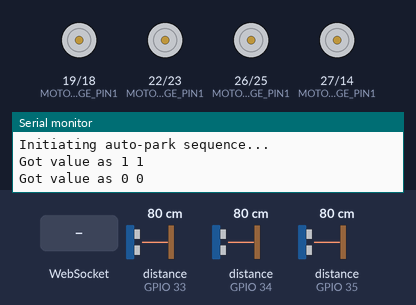
This sketch was run on a simulated ESP32. Shown: motor-driver pin pairs drawn as motors (green arrow = first pin HIGH = forward, orange = second pin HIGH = backward, longer = more drive), the last lines printed to the serial monitor. Wiring (inferred from the names in the program): 3 × ultrasonic range finder: trigger GPIO 13, echo GPIO 34 / trigger GPIO 21, echo GPIO 33 / trigger GPIO 32, echo GPIO 35. The inputs (shaded band) are chosen by the test bench; at power-on: distance to the obstacle (sensors on GPIO 33, GPIO 34, GPIO 35) 80 cm. The echo pulse lasts 58.3 µs per cm.

Above: at 1.2 s.
2.3 s: distance to the obstacle (sensor on GPIO 33) set to 12 cm
At 2.9 s:
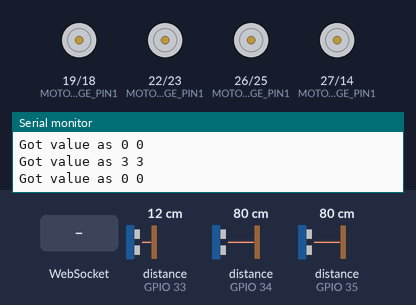
6.8 s: distance to the obstacle (sensor on GPIO 33) set to 9 cm
11.3 s: WebSocket text "5" received
At 11.8 s:
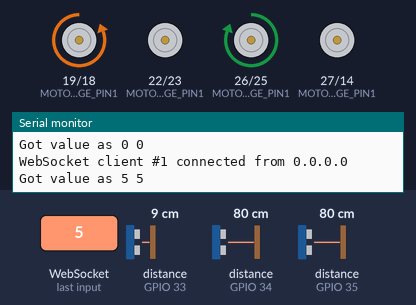
14.8 s: distance to the obstacle (sensor on GPIO 34) set to 9 cm
18.3 s: distance to the obstacle (sensor on GPIO 34) set to 6 cm
At 18.8 s:
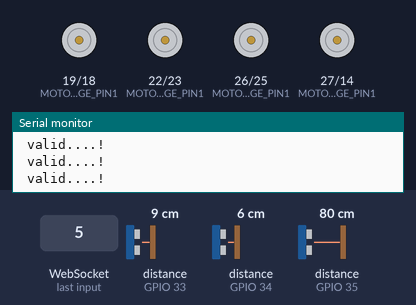
Timing chart, 0 to 21.3 s (numbered marks = the images above; inputs shaded):
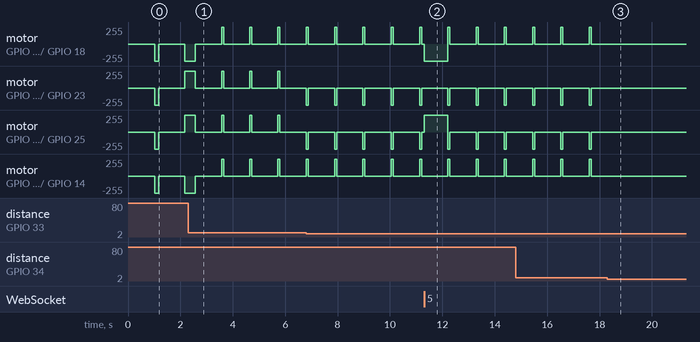

Measured:
- the behaviour switches between 8 and 7 cm on distance to the obstacle (sensor on GPIO 34) (found by bisection; images 2 and 3)
- after the input at 18.3 s, motor on GPIO 19 (MOTOR2_HBRIDGE_PIN1) / GPIO 18 (MOTOR2_HBRIDGE_PIN2), motor on GPIO 22 (MOTOR3_HBRIDGE_PIN1) / GPIO 23 (MOTOR3_HBRIDGE_PIN2), motor on GPIO 26 (MOTOR4_HBRIDGE_PIN1) / GPIO 25 (MOTOR4_HBRIDGE_PIN2), motor on GPIO 27 (MOTOR1_HBRIDGE_PIN1) / GPIO 14 (MOTOR1_HBRIDGE_PIN2): stops changing and stays stopped
- by itself, motor on GPIO 19 (MOTOR2_HBRIDGE_PIN1) / GPIO 18 (MOTOR2_HBRIDGE_PIN2), motor on GPIO 27 (MOTOR1_HBRIDGE_PIN1) / GPIO 14 (MOTOR1_HBRIDGE_PIN2): alternates forward 255/255 for 0.08 s and stopped for 1.0 s
- by itself, motor on GPIO 22 (MOTOR3_HBRIDGE_PIN1) / GPIO 23 (MOTOR3_HBRIDGE_PIN2), motor on GPIO 26 (MOTOR4_HBRIDGE_PIN1) / GPIO 25 (MOTOR4_HBRIDGE_PIN2): alternates backward 255/255 for 0.08 s and stopped for 1.0 s

The sketch:

car_withdis.ino
```cpp
#include <Arduino.h>
#include <WiFi.h>
#include <ESPAsyncWebServer.h>
#include <AsyncWebSocket.h>

#define MOTOR_RUN_TIME_fb 150      // Time to move forward in milliseconds
#define MOTOR_RUN_TIME_lr 300
#define left_delay 400
#define backward_delay 75
#include <NewPing.h>

bool flag = true;


#define FORWARD 1
#define BACKWARD 2
#define STOP 0
#define LEFT 3
#define RIGHT 4
#define UPLEFT 5
#define UPRIGHT 6


// Pin configuration for Motor 1
#define MOTOR1_HBRIDGE_PIN1 27  // Replace with the actual pin connected to IN1 of the H-bridge for Motor 1
#define MOTOR1_HBRIDGE_PIN2 14  // Replace with the actual pin connected to IN2 of the H-bridge for Motor 1

// Pin configuration for Motor 2
#define MOTOR2_HBRIDGE_PIN1 19  // Replace with the actual pin connected to IN1 of the H-bridge for Motor 2
#define MOTOR2_HBRIDGE_PIN2 18  // Replace with the actual pin connected to IN2 of the H-bridge for Motor 2

// Pin configuration for Motor 3
#define MOTOR3_HBRIDGE_PIN1 22  // Replace with the actual pin connected to IN1 of the H-bridge for Motor 3
#define MOTOR3_HBRIDGE_PIN2 23  // Replace with the actual pin connected to IN2 of the H-bridge for Motor 3

// Pin configuration for Motor 4
#define MOTOR4_HBRIDGE_PIN1 26  // Replace with the actual pin connected to IN1 of the H-bridge for Motor 4
#define MOTOR4_HBRIDGE_PIN2 25  // Replace with the actual pin connected to IN2 of the H-bridge for Motor 4


#define TRIG1 32
#define ECHO1 35
#define TRIG2 13
#define ECHO2 34
#define TRIG3 21
#define ECHO3 33


const char* ssid = "seifcar";
const char* password = "1234567##";

AsyncWebServer server(80);
AsyncWebSocket ws("/ws");


const char* htmlHomePage PROGMEM = R"HTMLHOMEPAGE(
<!DOCTYPE html>
<html>
  <head>
  <meta name="viewport" content="width=device-width, initial-scale=1, maximum-scale=1, user-scalable=no">
    <style>
    .arrows {
      font-size:70px;
      color:red;
    }
    .circularArrows {
      font-size:80px;
      color:blue;
    }
    td {
      background-color:black;
      border-radius:25%;
      box-shadow: 5px 5px #888888;
    }
    td:active {
      transform: translate(5px,5px);
      box-shadow: none;
    }

    .noselect {
      -webkit-touch-callout: none; /* iOS Safari */
        -webkit-user-select: none; /* Safari */
         -khtml-user-select: none; /* Konqueror HTML */
           -moz-user-select: none; /* Firefox */
            -ms-user-select: none; /* Internet Explorer/Edge */
                user-select: none; /* Non-prefixed version, currently
                                      supported by Chrome and Opera */
    }
    </style>
  </head>
  <body class="noselect" align="center" style="background-color:white">

    <h1 style="color: teal;text-align:center;">Hash Include Electronics</h1>
    <h2 style="color: teal;text-align:center;">Wi-Fi &#128663; Control</h2>

    <table id="mainTable" style="width:400px;margin:auto;table-layout:fixed" CELLSPACING=10>
      <tr>
        <td ontouchstart='onTouchStartAndEnd("5")' ontouchend='onTouchStartAndEnd("0")'><span class="arrows" >&#11017;</span></td>
        <td ontouchstart='onTouchStartAndEnd("1")' ontouchend='onTouchStartAndEnd("0")'><span class="arrows" >&#8679;</span></td> //Backward Button
        <td ontouchstart='onTouchStartAndEnd("6")' ontouchend='onTouchStartAndEnd("0")'><span class="arrows" >&#11016;</span></td>
      </tr>

      <tr>
        <td ontouchstart='onTouchStartAndEnd("3")' ontouchend='onTouchStartAndEnd("0")'><span class="arrows" >&#8678;</span></td>
        <td></td>
        <td ontouchstart='onTouchStartAndEnd("4")' ontouchend='onTouchStartAndEnd("0")'><span class="arrows" >&#8680;</span></td>
      </tr>

      <tr>
        <td ontouchstart='onTouchStartAndEnd("7")' ontouchend='onTouchStartAndEnd("0")'><span class="arrows" >&#11019;</span></td> //back left
        <td ontouchstart='onTouchStartAndEnd("2")' ontouchend='onTouchStartAndEnd("0")'><span class="arrows" >&#8681;</span></td> // Forward Button
        <td ontouchstart='onTouchStartAndEnd("0")' ontouchend='onTouchStartAndEnd("0")'><span class="arrows" >&#11018;</span></td>
      </tr>

      <tr>
        <td ontouchstart='onTouchStartAndEnd("9")' ontouchend='onTouchStartAndEnd("0")'><span class="circularArrows" >&#8634;</span></td>
        <td style="background-color:white;box-shadow:none"></td>
        <td ontouchstart='onTouchStartAndEnd("10")' ontouchend='onTouchStartAndEnd("0")'><span class="circularArrows" >&#8635;</span>auto</td>
      </tr>


    </table>

<script>
  var webSocketUrl = "ws:\/\/" + window.location.hostname + "/ws";
  var websocket;

  function initWebSocket() {
    websocket = new WebSocket(webSocketUrl);
    websocket.onopen = function(event) {};
    websocket.onclose = function(event) {
      setTimeout(initWebSocket, 2000);
    };
    websocket.onmessage = function(event) {};
  }

  function onTouchStartAndEnd(value) {
      websocket.send(value);
    }


  window.onload = initWebSocket;
  document.getElementById("mainTable").addEventListener("touchend", function(event) {
    event.preventDefault();
  });
</script>

  </body>
</html>

)HTMLHOMEPAGE";


void rotateMotor1(int direction) {
  if (direction == BACKWARD) {
    digitalWrite(MOTOR1_HBRIDGE_PIN1, HIGH);
    digitalWrite(MOTOR1_HBRIDGE_PIN2, LOW);
  } else if (direction == FORWARD) {
    digitalWrite(MOTOR1_HBRIDGE_PIN1, LOW);
    digitalWrite(MOTOR1_HBRIDGE_PIN2, HIGH);
  } else {
    digitalWrite(MOTOR1_HBRIDGE_PIN1, LOW);
    digitalWrite(MOTOR1_HBRIDGE_PIN2, LOW);
  }
}

void rotateMotor2(int direction) {
  if (direction == BACKWARD) {
    digitalWrite(MOTOR2_HBRIDGE_PIN1, HIGH);
    digitalWrite(MOTOR2_HBRIDGE_PIN2, LOW);
  } else if (direction == FORWARD) {
    digitalWrite(MOTOR2_HBRIDGE_PIN1, LOW);
    digitalWrite(MOTOR2_HBRIDGE_PIN2, HIGH);
  } else {
    digitalWrite(MOTOR2_HBRIDGE_PIN1, LOW);
    digitalWrite(MOTOR2_HBRIDGE_PIN2, LOW);
  }
}

void rotateMotor3(int direction) {
  if (direction == BACKWARD) {
    digitalWrite(MOTOR3_HBRIDGE_PIN1, HIGH);
    digitalWrite(MOTOR3_HBRIDGE_PIN2, LOW);
  } else if (direction == FORWARD) {
    digitalWrite(MOTOR3_HBRIDGE_PIN1, LOW);
    digitalWrite(MOTOR3_HBRIDGE_PIN2, HIGH);
  } else {
    digitalWrite(MOTOR3_HBRIDGE_PIN1, LOW);
    digitalWrite(MOTOR3_HBRIDGE_PIN2, LOW);
  }
}

void rotateMotor4(int direction) {
  if (direction == BACKWARD) {
    digitalWrite(MOTOR4_HBRIDGE_PIN1, HIGH);
    digitalWrite(MOTOR4_HBRIDGE_PIN2, LOW);
  } else if (direction == FORWARD) {
    digitalWrite(MOTOR4_HBRIDGE_PIN1, LOW);
    digitalWrite(MOTOR4_HBRIDGE_PIN2, HIGH);
  } else {
    digitalWrite(MOTOR4_HBRIDGE_PIN1, LOW);
    digitalWrite(MOTOR4_HBRIDGE_PIN2, LOW);
  }
}

void processCarMovement(String inputValue) {
  Serial.printf("Got value as %s %d\n", inputValue.c_str(), inputValue.toInt());

  switch (inputValue.toInt()) {
    case FORWARD:
      rotateMotor1(FORWARD);
      rotateMotor2(FORWARD);
      rotateMotor3(FORWARD);
      rotateMotor4(FORWARD);
      break;

    case BACKWARD:
      rotateMotor1(BACKWARD);
      rotateMotor2(BACKWARD);
      rotateMotor3(BACKWARD);
      rotateMotor4(BACKWARD);
      break;

    case LEFT:
      rotateMotor1(FORWARD);
      rotateMotor2(FORWARD);
      rotateMotor3(BACKWARD);
      rotateMotor4(BACKWARD);
      break;

    case RIGHT:
      rotateMotor1(BACKWARD);
      rotateMotor2(BACKWARD);
      rotateMotor3(FORWARD);
      rotateMotor4(FORWARD);
      break;

    case UPLEFT:
      rotateMotor1(STOP);
      rotateMotor2(FORWARD);
      rotateMotor3(STOP);
      rotateMotor4(BACKWARD);
      break;

    case UPRIGHT:
      rotateMotor1(STOP);
      rotateMotor2(BACKWARD);
      rotateMotor3(FORWARD);
      rotateMotor4(STOP);
      break;

    case STOP:
      rotateMotor1(STOP);
      rotateMotor2(STOP);
      rotateMotor3(STOP);
      rotateMotor4(STOP);
      break;

    default:
      rotateMotor1(STOP);
      rotateMotor2(STOP);
      rotateMotor3(STOP);
      rotateMotor4(STOP);
      break;
  }
}


#define TRIGGER_PIN_FORWARD 32  // Pin connected to the forward ultrasonic sensor's trigger
#define ECHO_PIN_FORWARD 35       // Pin connected to the forward ultrasonic sensor's echo
#define TRIGGER_PIN_RIGHT 13     // Pin connected to the right-side ultrasonic sensor's trigger
#define ECHO_PIN_RIGHT 34         // Pin connected to the right-side ultrasonic sensor's echo
#define TRIGGER_PIN_BACKWARD 21
#define ECHO_PIN_BACKWARD 33

#define MAX_DISTANCE 200          // Maximum distance to measure in centimeters


// Function to measure distances for a single ultrasonic sensor
long measureDistance(int triggerPin, int echoPin) {
  // Trigger the ultrasonic sensor to send a pulse
  digitalWrite(triggerPin, LOW);
  delayMicroseconds(2);
  digitalWrite(triggerPin, HIGH);
  delayMicroseconds(10);
  digitalWrite(triggerPin, LOW);

  // Measure the time it takes for the pulse to return
  long duration = pulseIn(echoPin, HIGH);

  // Calculate the distance based on the speed of sound (approx. 343 meters/second)
  long distance = duration * 0.0343 / 2;

  return distance;
}


// Function to measure distances for all three ultrasonic sensors
bool forwardmeasure() {
  // Measure distance from sensor 1
  long distance1 = measureDistance(TRIG1, ECHO1);
  //Serial.print("Distance Sensor 1: ");
  //Serial.print(distance1);
  //Serial.println(" cm");
  if(distance1>=10)
  {
    Serial.println(" valid....!");
    return true;


  }
  else{
    Serial.println("not  valid....!");
    return false;
  }
}
bool rightmeasure(){
  // Measure distance from sensor 2
  long distance2 = measureDistance(TRIG2, ECHO2);
  //Serial.print("Distance Sensor 2: ");
  //Serial.print(distance2);
  //Serial.println(" cm");
    if(distance2>=30)
  {
    return true;
  }
  else{
    return false;
  }
}

 bool backwardmeasure(){
  // Measure distance from sensor 3
  long distance3 = measureDistance(TRIG3, ECHO3);
  //Serial.print("Distance Sensor 3: ");
  //Serial.print(distance3);
  //Serial.println(" cm");
    if(distance3>=10)
  {
    return true;
  }
  else{
    return false;
  }
}


void moveforward() {
  while (rightmeasure() && !forwardmeasure ()) {
    processCarMovement("1"); // Move forward
    delay(MOTOR_RUN_TIME_fb); // Move for a fixed duration
    processCarMovement("0");
    delay(200); // Add a small delay for stability
  }
}

bool rightmeasurepark(){
  // Measure distance from sensor 2
  long distance4 = measureDistance(TRIG2, ECHO2);
  //Serial.print("Distance Sensor 2: ");
  //Serial.print(distance2);
  //Serial.println(" cm");
    if(distance4>=8)
  {
    return true;
  }
  else{
    return false;
  }
}
long distance4 = measureDistance(TRIG2, ECHO2);
void moveRightPark() {
  while (rightmeasurepark()) {
    Serial.println(distance4);
    processCarMovement("4"); // Move forward
    delay(backward_delay); // Move for a fixed duration
    processCarMovement("0");
    delay(1000);
  }
}


void movebackward() {
  while (backwardmeasure()) {
    processCarMovement("2"); // Move backward
    delay(backward_delay); // Move for a fixed duration
    processCarMovement("0");
    delay(1000);
     // Add a small delay for stability
  }
}


void handleRoot(AsyncWebServerRequest* request) {
  request->send_P(200, "text/html", htmlHomePage);
}

void handleNotFound(AsyncWebServerRequest* request) {
  request->send(404, "text/plain", "File Not Found");
}

void onWebSocketEvent(AsyncWebSocket* server, AsyncWebSocketClient* client,
                      AwsEventType type, void* arg, uint8_t* data, size_t len) {
  switch (type) {
    case WS_EVT_CONNECT:
      Serial.printf("WebSocket client #%u connected from %s\n", client->id(),
                    client->remoteIP().toString().c_str());
      break;

    case WS_EVT_DISCONNECT:
      Serial.printf("WebSocket client #%u disconnected\n", client->id());
      processCarMovement("0");
      break;

    case WS_EVT_DATA:
      AwsFrameInfo* info;
      info = (AwsFrameInfo*)arg;
      if (info->final && info->index == 0 && info->len == len && info->opcode == WS_TEXT) {
        std::string myData = "";
        myData.assign((char*)data, len);
        processCarMovement(myData.c_str());
      }
      break;

    case WS_EVT_PONG:
    case WS_EVT_ERROR:
      break;

    default:
      break;
  }
}

void setupPinModes() {
  pinMode(MOTOR1_HBRIDGE_PIN1, OUTPUT);
  pinMode(MOTOR1_HBRIDGE_PIN2, OUTPUT);
  pinMode(MOTOR2_HBRIDGE_PIN1, OUTPUT);
  pinMode(MOTOR2_HBRIDGE_PIN2, OUTPUT);
  pinMode(MOTOR3_HBRIDGE_PIN1, OUTPUT);
  pinMode(MOTOR3_HBRIDGE_PIN2, OUTPUT);
  pinMode(MOTOR4_HBRIDGE_PIN1, OUTPUT);
  pinMode(MOTOR4_HBRIDGE_PIN2, OUTPUT);

  rotateMotor1(STOP);
  rotateMotor2(STOP);
  rotateMotor3(STOP);
  rotateMotor4(STOP);
}

void setup() {

  pinMode(TRIG1, OUTPUT);
  pinMode(ECHO1, INPUT);
  pinMode(TRIG2, OUTPUT);
  pinMode(ECHO2, INPUT);
  pinMode(TRIG3, OUTPUT);
  pinMode(ECHO3, INPUT);
  setupPinModes();
  Serial.begin(115200);

  WiFi.softAP(ssid, password);
  IPAddress IP = WiFi.softAPIP();
  Serial.print("AP IP address: ");
  Serial.println(IP);

  server.on("/", HTTP_GET, handleRoot);
  server.onNotFound(handleNotFound);

  ws.onEvent(onWebSocketEvent);
  server.addHandler(&ws);

  server.begin();
  Serial.println("HTTP server started");
}

void autoPark() {
  Serial.println("Initiating auto-park sequence...");

  // Move forward
  processCarMovement("1");
  delay(MOTOR_RUN_TIME_fb);
    // Adjust the duration based on your needs
  processCarMovement("0");
  delay(1000);

  // Move UPLEFT
  processCarMovement("3");
  delay(left_delay);
    // Adjust the duration based on your needs
  processCarMovement("0");
  delay(1000);

  // Move backward
  movebackward();


  moveRightPark();

  // // Move UPRIGHT
  // processCarMovement("4");
  // delay(MOTOR_RUN_TIME_lr);
  //  // Adjust the duration based on your needs
  // processCarMovement("0");
  // delay(1000);

  Serial.println("Auto-park sequence completed.");
  flag = false;

}


void loop() {

  if(forwardmeasure())
  {

  while (flag) {
    // Check if there is space on the right and in front
    if (rightmeasure() && forwardmeasure()) {
      Serial.println("Space found on the right and in front. Initiating parking...");
      autoPark();
      break;  // Exit the loop after parking
    } else {
      Serial.println("No space on the right or in front. Moving forward for 1 second...");
      processCarMovement("1");  // Move forward
      delay(MOTOR_RUN_TIME_fb);
      processCarMovement("0");
      delay(1000);  // Move forward for 1 second
 // Stop the car

      // Check if there is space on the right and in front after moving forward
      if (rightmeasure() && forwardmeasure()) {
        Serial.println("Space found on the right and in front. Initiating parking...");
        autoPark();
        break;  // Exit the loop after parking
      } else {
        Serial.println("No space on the right or in front. Continuing the search...");
        // Continue the loop to check for available spaces

      }
    }
    break;
  }

  }else
  {
    Serial.println("جري ايه يا حوده ");

}

}
```
